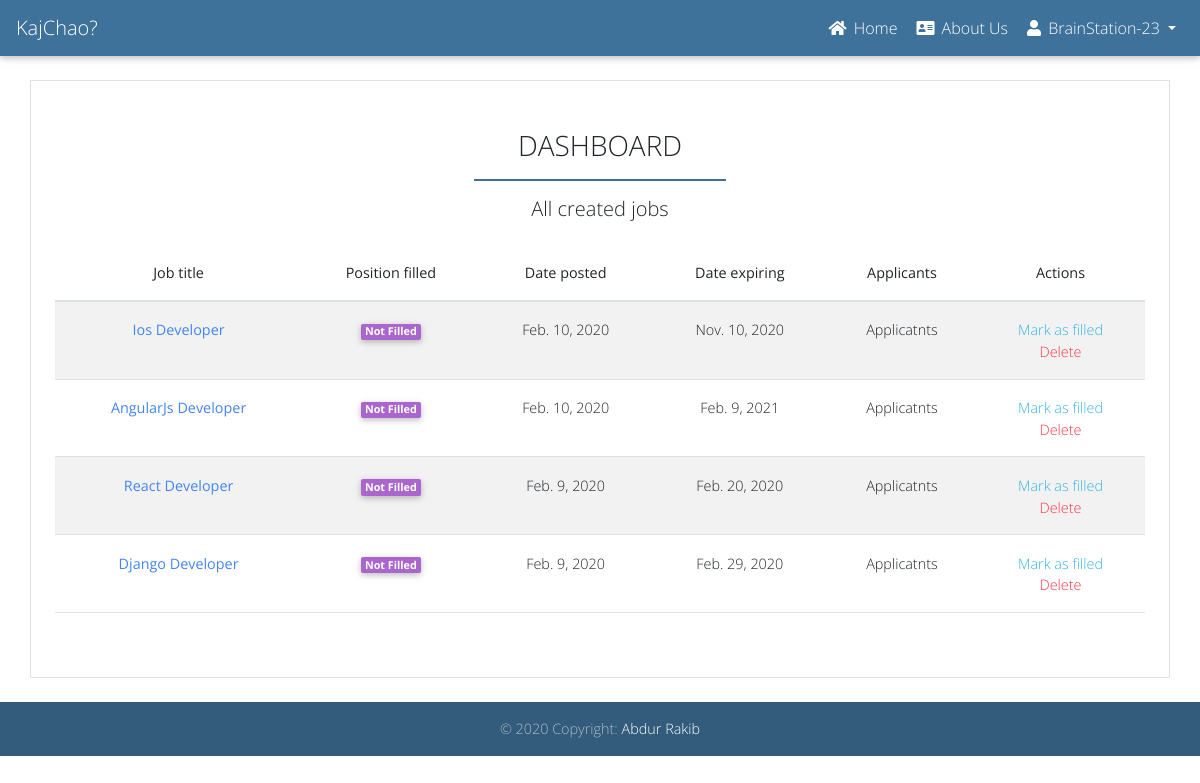
The app's page /employer/dashboard/ (signed in), older data.
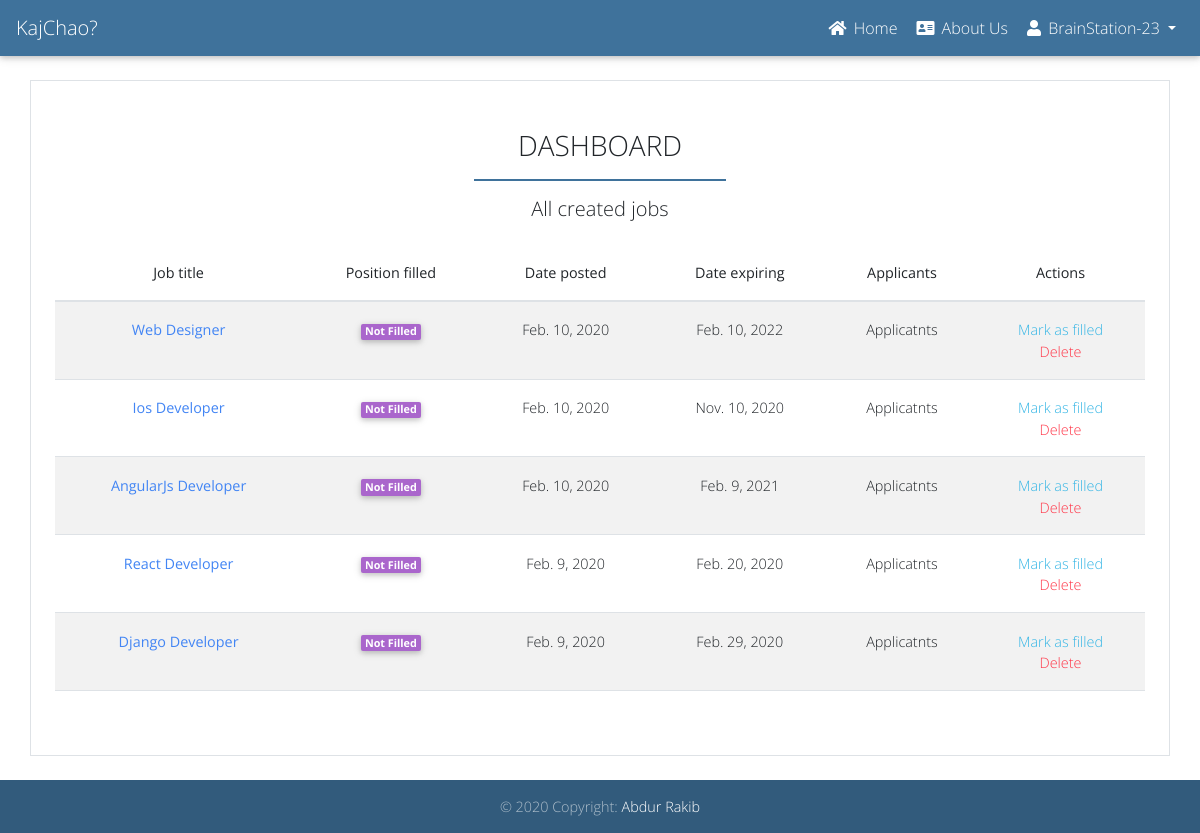
The same page, newer data.
### jobs/models.py (models this page shows, shortened)
class Job(models.Model):
    user = models.ForeignKey(get_user_model(), on_delete=models.CASCADE)
    title = models.CharField(max_length=300)
    description = models.TextField()
    location = models.CharField(max_length=300)
    job_type = models.CharField(choices=JOB_TYPE, max_length=10)
    category = models.CharField(max_length=100)
    last_date = models.DateTimeField()
    company_name = models.CharField(max_length=100)
    company_description = models.CharField(max_length=300)
    website = models.CharField(max_length=100, default="")
    created_at = models.DateTimeField(auto_now_add=True)
    filled = models.BooleanField(default=False)
    salary = models.IntegerField(default=0, blank=True)
    class Meta:
        ordering = ('-created_at', )
    def get_absolute_url(self):
        return reverse('jobs:jobs-detail',
                       kwargs={
                           'id': self.id,
                       })

### jobs/views.py (the view)
# urls.py: path('', Dashboard.as_view(), name='employer-dashboard'),
class Dashboard(ListView):
    model = Job
    template_name = 'jobs/employer/dashboard.html'
    context_object_name = 'jobs'
    @method_decorator(login_required(login_url=reverse_lazy('accounts:login')))
    def dispatch(self, request, *args, **kwargs):
        return super().dispatch(self.request, *args, **kwargs)
    def get_queryset(self):
        return self.model.objects.filter(user_id=self.request.user.id)

### templates/jobs/employer/dashboard.html (shortened to what this page needs)
{% extends 'base.html' %}
{% block content %}
<div class="row mt-4">
    <div class="col-md-12 border px-4 py-5">
        <h3 class="text-center">DASHBOARD</h3>
        <hr class="myColor myBorder" style="width: 250px; border: 1px solid #3F729B;">
        <h5 class="text-center mb-4">All created jobs</h5>
        <table class="table table-striped border-bottom text-center">
            <thead>
                <tr>
                    <th scope="col">Job title</th>
                    <th scope="col">Position filled</th>
                    <th scope="col">Date posted</th>
                    <th scope="col">Date expiring</th>
                    <th scope="col">Applicants</th>
                    <th scope="col">Actions</th>
                </tr>
            </thead>
            <tbody>
                {% for job in jobs %}
                <tr class="">
                    <th scope="row"><a href="{{ job.get_absolute_url }}" class="text-primary">{{ job.title }}</a></th>
                    <td>{% if job.filled %}
                        <span class="badge badge-success">Filled</span>
                    {% else %}
                        <span class="badge badge-secondary">Not Filled</span>
                    {% endif %}</td>
                    <td>{{ job.created_at|date }}</td>
                    <td>{{ job.last_date|date }}</td>
                    <td>Applicatnts</td>
                    <td>
                        {% if job.filled %}
                        <a class="d-block text-info" href="{% url 'jobs:job-mark-filled' job.id %}">Filled</a>
                        {% else %}
                        <a class="d-block text-info" href="{% url 'jobs:job-mark-filled' job.id %}">Mark as filled</a>
                        {% endif %}
                        <a class="d-block text-danger" href="{% url 'jobs:job-delete' job.id %}">Delete</a>
                    </td>
                </tr>
                {% endfor %}
            </tbody>
        </table>
    </div>
</div>
{% endblock %}

Row changes from the older to the newer data that the page shows:
added Job: title "Web Designer", filled "Not Filled", created_at "Feb. 10, 2020", last_date "Feb. 10, 2022"
